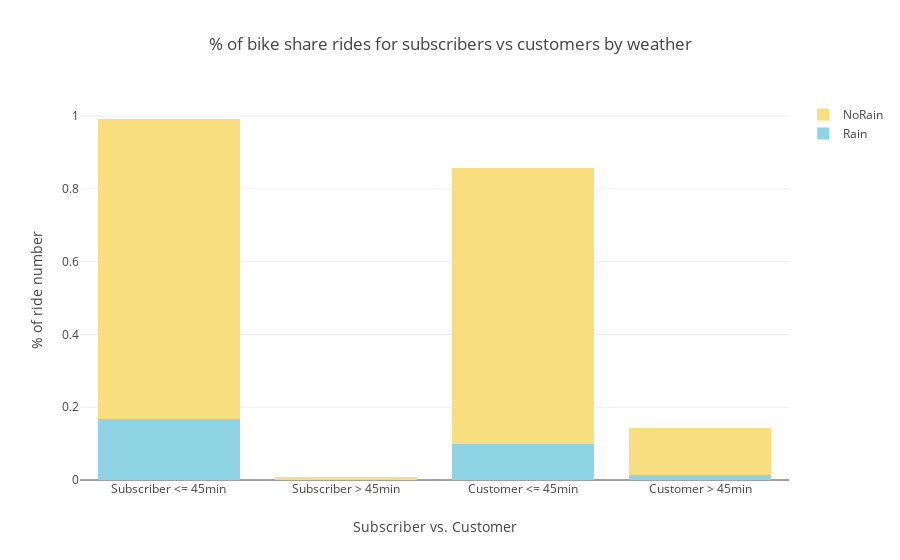

The notebook cell saved with this chart:
### Code cell
trace1 = go.Bar(
    x=['Subscriber <= 45min', 'Subscriber > 45min', 'Customer <= 45min', 'Customer > 45min'],
    y=[sub_short_rain, sub_long_rain, cus_short_rain, cus_long_rain], marker = dict(color=light_blue),
    name='Rain')
trace2 = go.Bar(
    x=['Subscriber <= 45min', 'Subscriber > 45min', 'Customer <= 45min', 'Customer > 45min'],
    y=[sub_short_norain, sub_long_norain, cus_short_norain, cus_long_norain],
    name='NoRain', marker = dict(color=yellow))

data = [trace1, trace2]
layout = go.Layout(
    barmode='stack', title = '% of bike share rides for subscribers vs customers by weather', 
    xaxis=dict(title='Subscriber vs. Customer'),
    yaxis=dict(
        title='% of ride number'),)

fig = go.Figure(data=data, layout=layout)
iplot(fig, filename = "Bike Shares")

### Figure 1 — Plotly figure (JSON) as saved in the notebook; plotly's stock layout.template omitted (floating-point values rounded to 4 significant figures)
{"data": [{"marker": {"color": "rgb(142, 212, 229)"}, "name": "Rain", "type": "bar", "uid": "70c78578-0993-4aa2-b9b9-b0f5d4db11a9", "x": ["Subscriber <= 45min", "Subscriber > 45min", "Customer <= 45min", "Customer > 45min"], "y": [0.1669, 0.001014, 0.09929, 0.0141]}, {"marker": {"color": "rgb(248, 222, 126)"}, "name": "NoRain", "type": "bar", "uid": "7c865a9e-9e68-4b06-be44-26d427da5bb1", "x": ["Subscriber <= 45min", "Subscriber > 45min", "Customer <= 45min", "Customer > 45min"], "y": [0.8254, 0.006745, 0.7572, 0.1295]}], "layout": {"barmode": "stack", "title": {"text": "% of bike share rides for subscribers vs customers by weather"}, "xaxis": {"title": {"text": "Subscriber vs. Customer"}}, "yaxis": {"title": {"text": "% of ride number"}}}}
